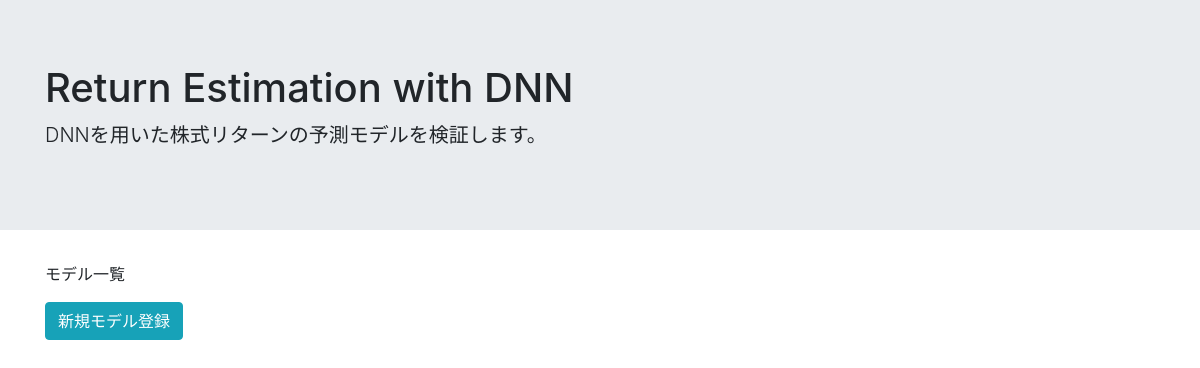
Before: /main/ with the older database file.
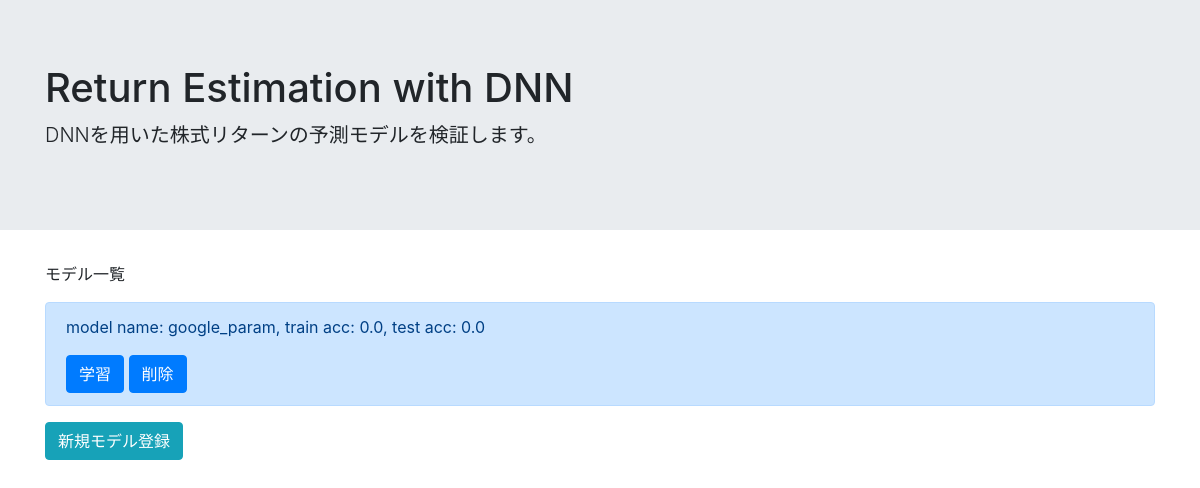
After: the same page with the newer database file.
### dnn_estimator/models.py (models this page shows, shortened)
class LearningModel(models.Model):
    title = models.CharField(max_length=100)
    train_start = models.DateField()
    train_end = models.DateField()
    test_start = models.DateField()
    test_end = models.DateField()
    epoch = models.IntegerField()
    batch_size = models.IntegerField()
    train_acc = models.FloatField(default=0.0)
    test_acc = models.FloatField(default=0.0)

### dnn_estimator/views.py (the view)
# urls.py: path('main/', MainForm.as_view(), name='main'),
class MainForm(ListView):
    template_name = 'main.html'
    model = LearningModel

### templates/main.html
{% extends 'base.html' %}
{% block header %}
<div class="jumbotron jumbotron-fluid">
    <div class="container">
        <h1 class="display-8">Return Estimation with DNN</h1>
        <p class="lead">DNNを用いた株式リターンの予測モデルを検証します。</p>
    </div>
</div>
{% endblock header %}
{% block content %}
<div class='container'>
    <p>モデル一覧</p>
    {% for item in object_list %}
    <div class="alert alert-primary" role="alert">
        <p>model name: {{ item.title }}, train acc: {{ item.train_acc }}, test acc: {{ item.test_acc }}</p>
        <a href="{% url 'learn_dnn_model' item.pk %}" class="btn btn-primary" tabindex="-1" role="button" aria-disabled="true">学習</a>
        <a href="{% url 'delete_params' item.pk %}" class="btn btn-primary" tabindex="-1" role="button" aria-disabled="true">削除</a>
    </div>
    {% endfor %}
    <a href="{% url 'set_params' %}" class="btn btn-info" tabindex="-1" role="button" aria-disabled="true">新規モデル登録</a>
</div>
{% endblock content %}

### templates/base.html (shortened to what this page needs)
<!doctype html>
<html lang="en">
  <head>
    <link rel="stylesheet" href="https://stackpath.bootstrapcdn.com/bootstrap/4.4.1/css/bootstrap.min.css">
  </head>
  <body>
    {% block header %}
    {% endblock header %}
    {% block content %}
    {% endblock content %}
  </body>
</html>

Changed rows visible on the page:
added LearningModel: title "google_param", train_acc "0.0", test_acc "0.0"
